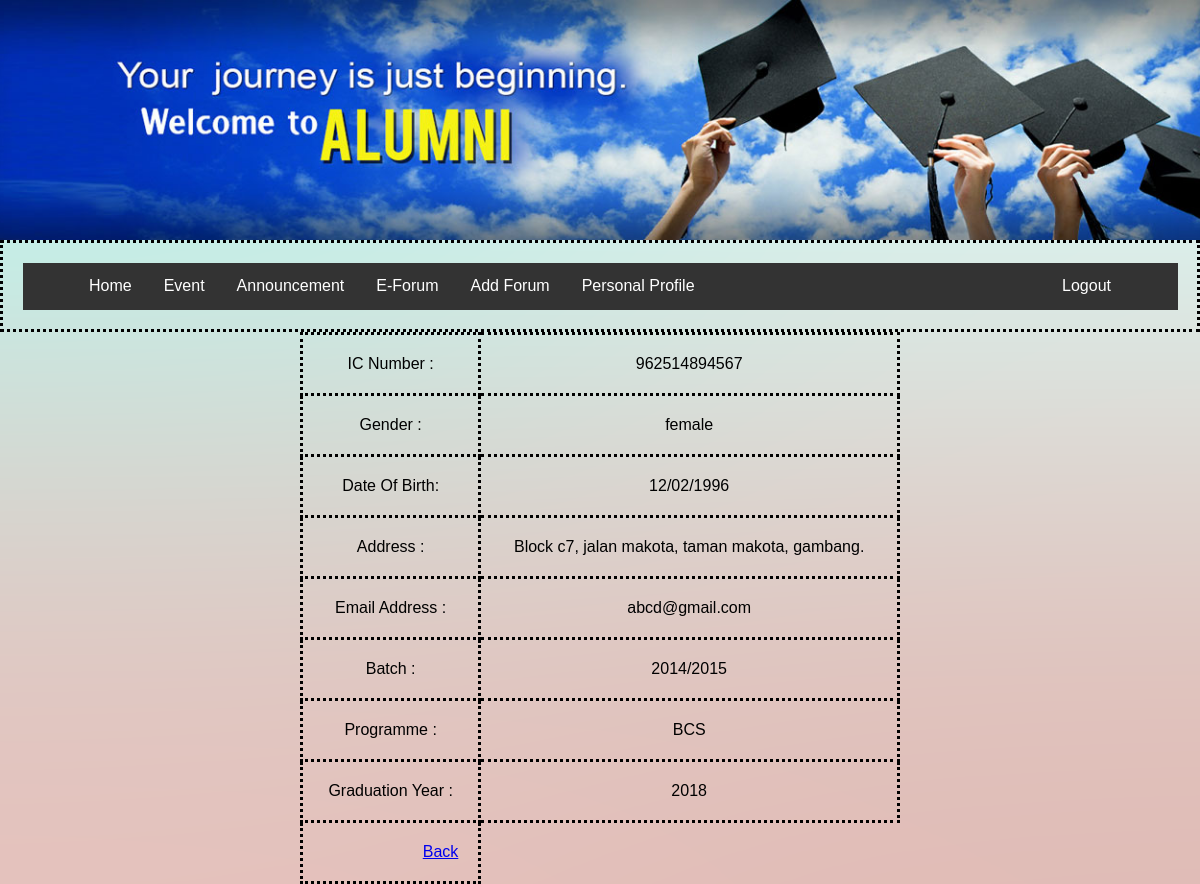
The page /profile.php (signed in) on the database its author committed.
### tables this page shows
CREATE TABLE `members_info` (
  `m_ic` varchar(255) NOT NULL,
  `member_id` int(11) NOT NULL,
  `gender` varchar(255) NOT NULL,
  `DOB` varchar(255) NOT NULL,
  `contact_no` varchar(20) NOT NULL,
  `address` varchar(255) NOT NULL,
  `email` varchar(255) NOT NULL,
  `batch` varchar(255) NOT NULL,
  `programme` varchar(255) NOT NULL,
  `graduation_year` varchar(255) NOT NULL
);

### profile.php (the view, shortened to what this page needs)
<?php
	if(!isset($_SESSION['member_id']))
	{
		header("location:login.php");
	}
	else
	{
		$member_id=$_SESSION['member_id'];
	}
?>
<!DOCTYPE html>
<html>
<head>
</head>
<body class="b1">
<?php include 'alumni_header.php'?>
<table class="t1" align="center">
<?php
     include "alumni_connect.php";
	 $sql="SELECT *  from members_info where member_id='$member_id'";
	 $result=$conn->query($sql);
	 while($row = $result->fetch_assoc())
	 {
		 echo "<tr>";
		 echo "<td>IC Number :</td>";
		 echo "<td>".$row['m_ic']."</td>";
		 echo "</tr>";
		 echo "<tr>";
		 echo "<td>Gender :</td>";
		 echo "<td>".$row['gender']."</td>";
		 echo "</tr>";
		 echo "<tr>";
		 echo "<td>Date Of Birth:</td>";
		 echo "<td>".$row['DOB']."</td>";
		 echo "</tr>";
		 echo "<tr>";
		 echo "<td>Address :</td>";
		 echo "<td>".$row['address']."</td>";
		 echo "</tr>";
		 echo "<tr>";
		 echo "<td>Email Address :</td>";
		 echo "<td>".$row['email']."</td>";
		 echo "</tr>";
		 echo "<tr>";
		 echo "<td>Batch :</td>";
		 echo "<td>".$row['batch']."</td>";
		 echo "</tr>";
		 echo "<tr>";
		 echo "<td>Programme :</td>";
		 echo "<td>".$row['programme']."</td>";
		 echo "</tr>";
		 echo "<tr>";
		 echo "<td>Graduation Year :</td>";
		 echo "<td>".$row['graduation_year']."</td>";
		 echo "</tr>";
	 }
?>
     <tr>
	   <td align="right"><a href="alumni_profile.php">Back</a></td>
</table>
</body>
</html>

### header.css (style rules this page uses)
body, html { height: 100%; margin: 0; width:100%; }
table { width:100%; top:0; }
table,td { border=0; border-collapse:collapse; }

### profile.php (style rules this page uses)
body.b1 { background-image:url("1280.png"); }
td { border: 3px dotted black; padding: 20px; background-clip: content-box; }
table.t1 { width:600px; }

### rows shown on the page
members_info: m_ic "962514894567", gender "female", DOB "12/02/1996", address "Block c7, jalan makota, taman makota, gambang.", email "abcd@gmail.com", batch "2014/2015", programme "BCS", graduation_year "2018"
